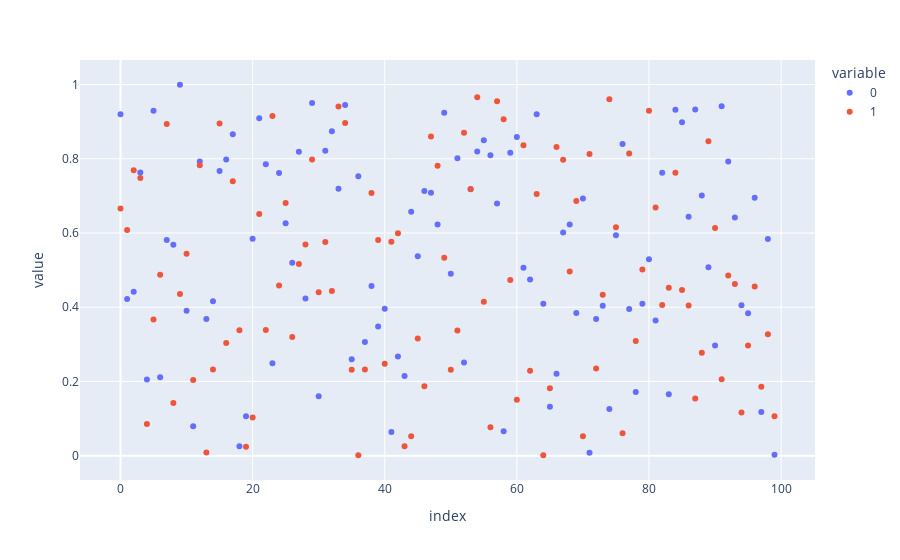

The notebook cell this image was saved under:
### Code cell
## Scatter of numpy array
px.scatter(data_frame = data_array)
# Note:
# 1. Data parameter is data_frame= not data= like matplotlib and seaborn.
# 2. Not the scatterplot we were expecting. Use pandas DataFrame instead of np.array
